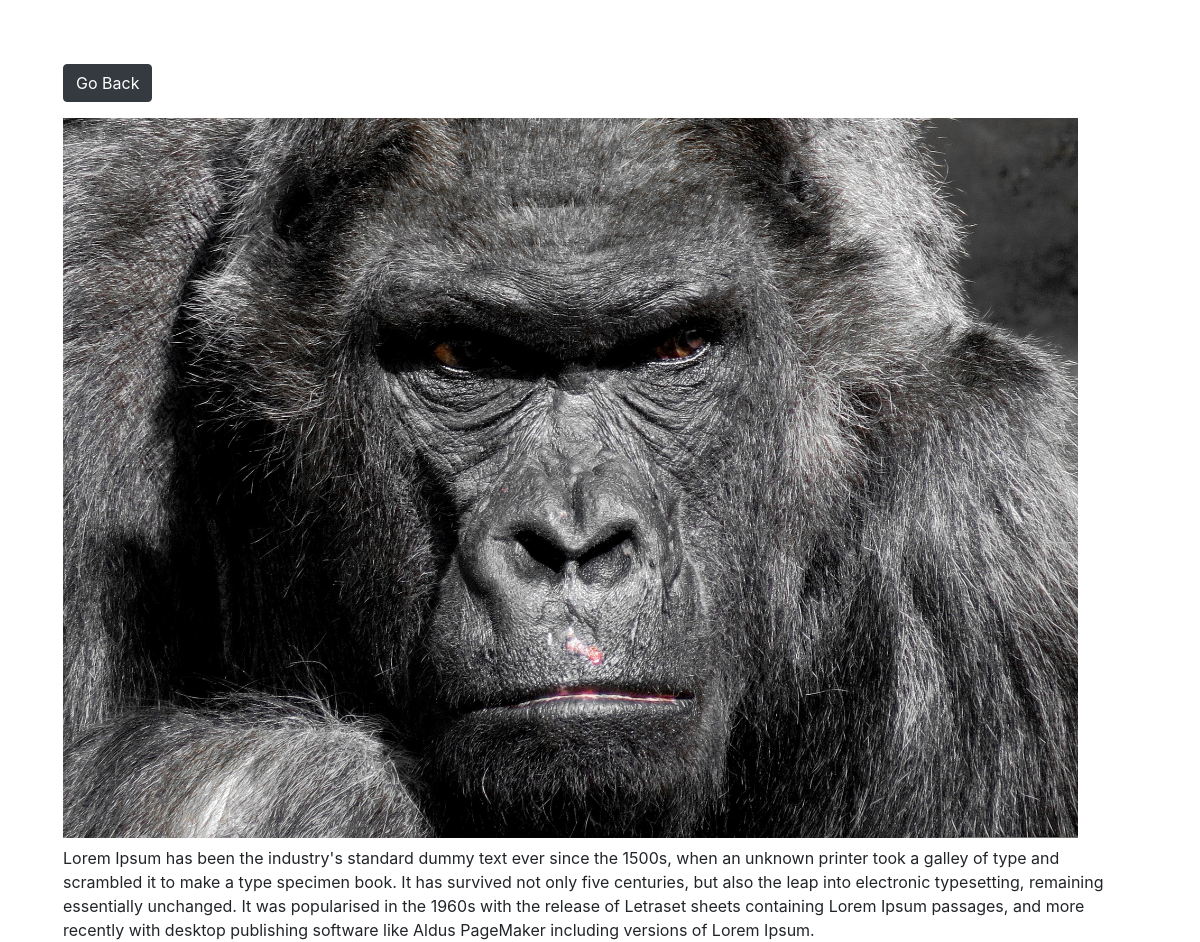
/photo/4/, run on the app's committed database.
### photos/models.py (models this page shows, shortened)
class Photo(models.Model):
    category = models.ForeignKey(
        Category, null=True, blank=True, on_delete=models.SET_NULL)
    image = models.ImageField(null=False, blank=False)
    description = models.CharField(max_length=500, null=False, blank=False)

### photos/views.py (the view)
# urls.py: path('photo/<str:pk>/', views.viewPhoto, name='photo'),
def viewPhoto(request, pk):
    photo = Photo.objects.get(id=pk)
    context = {
        "photo": photo,
        }
    return render(request, 'photos/photo.html',context)

### photos/templates/photos/photo.html (shortened to what this page needs)
<!DOCTYPE html>
<html lang="en">
<head>
    <link rel="stylesheet" href="https://cdn.jsdelivr.net/npm/bootstrap@4.4.1/dist/css/bootstrap.min.css">
</head>
<body class='m-5'>
    <div class="container">
        <div class="row justify-content-center">
                <div class="col">
                    <a class='btn btn-dark my-3' href="{% url 'gallery' %}">Go Back</a>
                    <div style='height: 90vh;'>
                        <img style='max-width:100%; max-height:100%;'
                        src="{{photo.image.url}}" alt="">
                        <p class='mt-2'>{{photo.description}}</p>
                    </div>
                </div>
        </div>
    </div>
</body>
</html>

### data on the page
Photo: image (picture), description "Lorem Ipsum has been the industry's standard dummy text ever since the 1500s, when an unknown printer took a galley of type and scrambled it to make a type specimen book. It has survived not only five centuries, but also the leap into electronic typesetting, remaining essentially unchanged. It was popularised in the 1960s with the release of Letraset sheets containing Lorem Ipsum passages, and more recently with desktop publishing software like Aldus PageMaker including versions of Lorem Ipsum."
